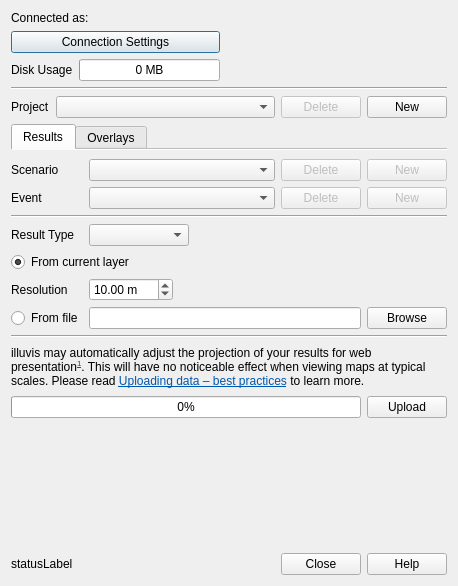
<?xml version="1.0" encoding="UTF-8"?>
<ui version="4.0">
 <class>Dialog</class>
 <widget class="QDialog" name="Dialog">
  <property name="windowModality">
   <enum>Qt::ApplicationModal</enum>
  </property>
  <property name="geometry">
   <rect>
    <x>0</x>
    <y>0</y>
    <width>458</width>
    <height>586</height>
   </rect>
  </property>
  <property name="windowTitle">
   <string>illuvis Uploader</string>
  </property>
  <property name="windowIcon">
   <iconset resource="resources.qrc">
    <normaloff>:/plugins/illuvis/illuvis_u_32w.png</normaloff>:/plugins/illuvis/illuvis_u_32w.png</iconset>
  </property>
  <property name="modal">
   <bool>true</bool>
  </property>
  <layout class="QVBoxLayout" name="verticalLayout">
   <item>
    <layout class="QGridLayout" name="gridLayout">
     <item row="3" column="0">
      <layout class="QHBoxLayout" name="horizontalLayout_3">
       <item>
        <widget class="QLabel" name="diskUsageLabel">
         <property name="text">
          <string>Disk Usage</string>
         </property>
        </widget>
       </item>
       <item>
        <widget class="QProgressBar" name="diskUseProgressBar">
         <property name="minimum">
          <number>0</number>
         </property>
         <property name="maximum">
          <number>500</number>
         </property>
         <property name="value">
          <number>0</number>
         </property>
         <property name="textVisible">
          <bool>true</bool>
         </property>
         <property name="format">
          <string>%v MB</string>
         </property>
        </widget>
       </item>
      </layout>
     </item>
     <item row="3" column="1">
      <spacer name="horizontalSpacer_2">
       <property name="orientation">
        <enum>Qt::Horizontal</enum>
       </property>
       <property name="sizeHint" stdset="0">
        <size>
         <width>40</width>
         <height>20</height>
        </size>
       </property>
      </spacer>
     </item>
     <item row="1" column="0" colspan="2">
      <widget class="QLabel" name="connectedAsLabel">
       <property name="text">
        <string>Connected as:</string>
       </property>
      </widget>
     </item>
     <item row="2" column="1">
      <spacer name="horizontalSpacer">
       <property name="orientation">
        <enum>Qt::Horizontal</enum>
       </property>
       <property name="sizeHint" stdset="0">
        <size>
         <width>40</width>
         <height>20</height>
        </size>
       </property>
      </spacer>
     </item>
     <item row="2" column="0">
      <widget class="QPushButton" name="connectionSettingsPushButton">
       <property name="sizePolicy">
        <sizepolicy hsizetype="Expanding" vsizetype="Fixed">
         <horstretch>0</horstretch>
         <verstretch>0</verstretch>
        </sizepolicy>
       </property>
       <property name="text">
        <string>Connection Settings</string>
       </property>
      </widget>
     </item>
     <item row="1" column="2" rowspan="3">
      <widget class="QLabel" name="iconLabel">
       <property name="sizePolicy">
        <sizepolicy hsizetype="Preferred" vsizetype="Fixed">
         <horstretch>0</horstretch>
         <verstretch>0</verstretch>
        </sizepolicy>
       </property>
       <property name="text">
        <string/>
       </property>
       <property name="pixmap">
        <pixmap resource="resources.qrc">:/plugins/illuvis/illuvis_logo_150w.png</pixmap>
       </property>
       <property name="scaledContents">
        <bool>false</bool>
       </property>
       <property name="alignment">
        <set>Qt::AlignBottom|Qt::AlignRight|Qt::AlignTrailing</set>
       </property>
      </widget>
     </item>
    </layout>
   </item>
   <item>
    <widget class="Line" name="line_2">
     <property name="orientation">
      <enum>Qt::Horizontal</enum>
     </property>
    </widget>
   </item>
   <item>
    <layout class="QHBoxLayout" name="horizontalLayout">
     <item>
      <widget class="QLabel" name="projectLabel">
       <property name="sizePolicy">
        <sizepolicy hsizetype="Fixed" vsizetype="Preferred">
         <horstretch>0</horstretch>
         <verstretch>0</verstretch>
        </sizepolicy>
       </property>
       <property name="text">
        <string>Project</string>
       </property>
      </widget>
     </item>
     <item>
      <widget class="QComboBox" name="projectComboBox">
       <property name="sizePolicy">
        <sizepolicy hsizetype="Expanding" vsizetype="Fixed">
         <horstretch>0</horstretch>
         <verstretch>0</verstretch>
        </sizepolicy>
       </property>
      </widget>
     </item>
     <item>
      <widget class="QPushButton" name="deleteProjectPushButton">
       <property name="enabled">
        <bool>false</bool>
       </property>
       <property name="sizePolicy">
        <sizepolicy hsizetype="Preferred" vsizetype="Fixed">
         <horstretch>0</horstretch>
         <verstretch>0</verstretch>
        </sizepolicy>
       </property>
       <property name="text">
        <string>Delete</string>
       </property>
      </widget>
     </item>
     <item>
      <widget class="QPushButton" name="newProjectPushButton">
       <property name="sizePolicy">
        <sizepolicy hsizetype="Preferred" vsizetype="Fixed">
         <horstretch>0</horstretch>
         <verstretch>0</verstretch>
        </sizepolicy>
       </property>
       <property name="minimumSize">
        <size>
         <width>0</width>
         <height>0</height>
        </size>
       </property>
       <property name="text">
        <string>New</string>
       </property>
      </widget>
     </item>
    </layout>
   </item>
   <item>
    <widget class="QTabWidget" name="tabWidget">
     <property name="currentIndex">
      <number>0</number>
     </property>
     <property name="documentMode">
      <bool>true</bool>
     </property>
     <widget class="QWidget" name="tab">
      <attribute name="title">
       <string>Results</string>
      </attribute>
      <layout class="QGridLayout" name="gridLayout_2">
       <property name="leftMargin">
        <number>0</number>
       </property>
       <property name="rightMargin">
        <number>0</number>
       </property>
       <item row="0" column="2">
        <widget class="QPushButton" name="deleteScenarioPushButton">
         <property name="enabled">
          <bool>false</bool>
         </property>
         <property name="sizePolicy">
          <sizepolicy hsizetype="Fixed" vsizetype="Fixed">
           <horstretch>0</horstretch>
           <verstretch>0</verstretch>
          </sizepolicy>
         </property>
         <property name="text">
          <string>Delete</string>
         </property>
        </widget>
       </item>
       <item row="1" column="0">
        <widget class="QLabel" name="eventLabel">
         <property name="sizePolicy">
          <sizepolicy hsizetype="Fixed" vsizetype="Preferred">
           <horstretch>0</horstretch>
           <verstretch>0</verstretch>
          </sizepolicy>
         </property>
         <property name="text">
          <string>Event</string>
         </property>
        </widget>
       </item>
       <item row="10" column="1" colspan="2">
        <widget class="QLineEdit" name="resultFileLineEdit"/>
       </item>
       <item row="5" column="0">
        <widget class="QLabel" name="resultTypeLabel">
         <property name="sizePolicy">
          <sizepolicy hsizetype="Fixed" vsizetype="Preferred">
           <horstretch>0</horstretch>
           <verstretch>0</verstretch>
          </sizepolicy>
         </property>
         <property name="text">
          <string>Result Type</string>
         </property>
        </widget>
       </item>
       <item row="1" column="1">
        <widget class="QComboBox" name="eventComboBox">
         <property name="sizePolicy">
          <sizepolicy hsizetype="Expanding" vsizetype="Fixed">
           <horstretch>0</horstretch>
           <verstretch>0</verstretch>
          </sizepolicy>
         </property>
        </widget>
       </item>
       <item row="2" column="0" colspan="4">
        <widget class="Line" name="line">
         <property name="orientation">
          <enum>Qt::Horizontal</enum>
         </property>
        </widget>
       </item>
       <item row="0" column="0">
        <widget class="QLabel" name="scenarioLabel">
         <property name="sizePolicy">
          <sizepolicy hsizetype="Fixed" vsizetype="Preferred">
           <horstretch>0</horstretch>
           <verstretch>0</verstretch>
          </sizepolicy>
         </property>
         <property name="text">
          <string>Scenario</string>
         </property>
        </widget>
       </item>
       <item row="15" column="3">
        <widget class="QPushButton" name="uploadPushButton">
         <property name="sizePolicy">
          <sizepolicy hsizetype="Preferred" vsizetype="Fixed">
           <horstretch>0</horstretch>
           <verstretch>0</verstretch>
          </sizepolicy>
         </property>
         <property name="text">
          <string>Upload</string>
         </property>
        </widget>
       </item>
       <item row="1" column="3">
        <widget class="QPushButton" name="newEventPushButton">
         <property name="enabled">
          <bool>false</bool>
         </property>
         <property name="sizePolicy">
          <sizepolicy hsizetype="Preferred" vsizetype="Fixed">
           <horstretch>0</horstretch>
           <verstretch>0</verstretch>
          </sizepolicy>
         </property>
         <property name="text">
          <string>New</string>
         </property>
        </widget>
       </item>
       <item row="0" column="1">
        <widget class="QComboBox" name="scenarioComboBox">
         <property name="sizePolicy">
          <sizepolicy hsizetype="Expanding" vsizetype="Fixed">
           <horstretch>0</horstretch>
           <verstretch>0</verstretch>
          </sizepolicy>
         </property>
        </widget>
       </item>
       <item row="0" column="3">
        <widget class="QPushButton" name="newScenarioPushButton">
         <property name="enabled">
          <bool>false</bool>
         </property>
         <property name="sizePolicy">
          <sizepolicy hsizetype="Preferred" vsizetype="Fixed">
           <horstretch>0</horstretch>
           <verstretch>0</verstretch>
          </sizepolicy>
         </property>
         <property name="text">
          <string>New</string>
         </property>
        </widget>
       </item>
       <item row="1" column="2">
        <widget class="QPushButton" name="deleteEventPushButton">
         <property name="enabled">
          <bool>false</bool>
         </property>
         <property name="sizePolicy">
          <sizepolicy hsizetype="Fixed" vsizetype="Fixed">
           <horstretch>0</horstretch>
           <verstretch>0</verstretch>
          </sizepolicy>
         </property>
         <property name="text">
          <string>Delete</string>
         </property>
        </widget>
       </item>
       <item row="15" column="0" colspan="3">
        <widget class="QProgressBar" name="progressBar">
         <property name="enabled">
          <bool>true</bool>
         </property>
         <property name="value">
          <number>0</number>
         </property>
         <property name="textVisible">
          <bool>true</bool>
         </property>
         <property name="invertedAppearance">
          <bool>false</bool>
         </property>
        </widget>
       </item>
       <item row="10" column="3">
        <widget class="QPushButton" name="browsePushButton">
         <property name="sizePolicy">
          <sizepolicy hsizetype="Preferred" vsizetype="Fixed">
           <horstretch>0</horstretch>
           <verstretch>0</verstretch>
          </sizepolicy>
         </property>
         <property name="text">
          <string>Browse</string>
         </property>
        </widget>
       </item>
       <item row="10" column="0">
        <widget class="QRadioButton" name="fromFileRadioButton">
         <property name="text">
          <string>From file</string>
         </property>
        </widget>
       </item>
       <item row="5" column="1">
        <widget class="QComboBox" name="resultTypeComboBox">
         <property name="sizePolicy">
          <sizepolicy hsizetype="Fixed" vsizetype="Fixed">
           <horstretch>0</horstretch>
           <verstretch>0</verstretch>
          </sizepolicy>
         </property>
         <property name="minimumSize">
          <size>
           <width>100</width>
           <height>0</height>
          </size>
         </property>
        </widget>
       </item>
       <item row="8" column="0">
        <widget class="QLabel" name="label_4">
         <property name="text">
          <string>Resolution</string>
         </property>
        </widget>
       </item>
       <item row="8" column="1">
        <widget class="QDoubleSpinBox" name="resolutionSpinBox">
         <property name="sizePolicy">
          <sizepolicy hsizetype="Fixed" vsizetype="Fixed">
           <horstretch>0</horstretch>
           <verstretch>0</verstretch>
          </sizepolicy>
         </property>
         <property name="suffix">
          <string> m</string>
         </property>
         <property name="maximum">
          <double>9999.989999999999782</double>
         </property>
         <property name="value">
          <double>10.000000000000000</double>
         </property>
        </widget>
       </item>
       <item row="7" column="0" colspan="4">
        <widget class="QRadioButton" name="fromCurrentRadioButton">
         <property name="text">
          <string>From current layer</string>
         </property>
         <property name="checked">
          <bool>true</bool>
         </property>
        </widget>
       </item>
       <item row="13" column="0" colspan="4">
        <widget class="Line" name="line_3">
         <property name="orientation">
          <enum>Qt::Horizontal</enum>
         </property>
        </widget>
       </item>
       <item row="14" column="0" colspan="4">
        <widget class="QLabel" name="labelInfo">
         <property name="text">
          <string>&lt;html&gt;&lt;head/&gt;&lt;body&gt;&lt;p&gt;illuvis may automatically adjust the projection of your results for web presentation&lt;a href=&quot;http://en.wikipedia.org/wiki/Web_Mercator&quot;&gt;&lt;span style=&quot; text-decoration: underline; color:#0057ae; vertical-align:super;&quot;&gt;1&lt;/span&gt;&lt;/a&gt;. This will have no noticeable effect when viewing maps at typical scales. Please read &lt;a href=&quot;https://www.illuvis.com/docs/uploading#best_practices&quot;&gt;&lt;span style=&quot; text-decoration: underline; color:#0057ae;&quot;&gt;Uploading data – best practices&lt;/span&gt;&lt;/a&gt; to learn more.&lt;/p&gt;&lt;/body&gt;&lt;/html&gt;</string>
         </property>
         <property name="wordWrap">
          <bool>true</bool>
         </property>
        </widget>
       </item>
      </layout>
      <zorder>uploadPushButton</zorder>
      <zorder>newEventPushButton</zorder>
      <zorder>newScenarioPushButton</zorder>
      <zorder>eventLabel</zorder>
      <zorder>eventComboBox</zorder>
      <zorder>deleteEventPushButton</zorder>
      <zorder>scenarioComboBox</zorder>
      <zorder>deleteScenarioPushButton</zorder>
      <zorder>scenarioLabel</zorder>
      <zorder>progressBar</zorder>
      <zorder>line</zorder>
      <zorder>resultFileLineEdit</zorder>
      <zorder>browsePushButton</zorder>
      <zorder>fromCurrentRadioButton</zorder>
      <zorder>fromFileRadioButton</zorder>
      <zorder>resultTypeLabel</zorder>
      <zorder>resultTypeComboBox</zorder>
      <zorder>label_4</zorder>
      <zorder>resolutionSpinBox</zorder>
      <zorder>line_3</zorder>
      <zorder>labelInfo</zorder>
     </widget>
     <widget class="QWidget" name="tab_2">
      <attribute name="title">
       <string>Overlays</string>
      </attribute>
      <layout class="QVBoxLayout" name="verticalLayout_2">
       <property name="leftMargin">
        <number>0</number>
       </property>
       <property name="rightMargin">
        <number>0</number>
       </property>
       <item>
        <layout class="QHBoxLayout" name="horizontalLayout_2">
         <item>
          <widget class="QComboBox" name="overlayComboBox">
           <property name="sizePolicy">
            <sizepolicy hsizetype="Expanding" vsizetype="Fixed">
             <horstretch>0</horstretch>
             <verstretch>0</verstretch>
            </sizepolicy>
           </property>
          </widget>
         </item>
         <item>
          <widget class="QPushButton" name="deleteOverlayPushButton">
           <property name="enabled">
            <bool>false</bool>
           </property>
           <property name="sizePolicy">
            <sizepolicy hsizetype="Preferred" vsizetype="Fixed">
             <horstretch>0</horstretch>
             <verstretch>0</verstretch>
            </sizepolicy>
           </property>
           <property name="text">
            <string>Delete</string>
           </property>
          </widget>
         </item>
         <item>
          <widget class="QPushButton" name="newOverlayPushButton">
           <property name="enabled">
            <bool>false</bool>
           </property>
           <property name="sizePolicy">
            <sizepolicy hsizetype="Preferred" vsizetype="Fixed">
             <horstretch>0</horstretch>
             <verstretch>0</verstretch>
            </sizepolicy>
           </property>
           <property name="text">
            <string>New</string>
           </property>
          </widget>
         </item>
        </layout>
       </item>
       <item>
        <spacer name="verticalSpacer_2">
         <property name="orientation">
          <enum>Qt::Vertical</enum>
         </property>
         <property name="sizeHint" stdset="0">
          <size>
           <width>20</width>
           <height>200</height>
          </size>
         </property>
        </spacer>
       </item>
      </layout>
     </widget>
    </widget>
   </item>
   <item>
    <spacer name="verticalSpacer_3">
     <property name="orientation">
      <enum>Qt::Vertical</enum>
     </property>
     <property name="sizeHint" stdset="0">
      <size>
       <width>5</width>
       <height>5</height>
      </size>
     </property>
    </spacer>
   </item>
   <item>
    <layout class="QHBoxLayout" name="horizontalLayout_4">
     <item>
      <widget class="QLabel" name="statusLabel">
       <property name="sizePolicy">
        <sizepolicy hsizetype="Expanding" vsizetype="Preferred">
         <horstretch>1</horstretch>
         <verstretch>0</verstretch>
        </sizepolicy>
       </property>
       <property name="text">
        <string>statusLabel</string>
       </property>
      </widget>
     </item>
     <item>
      <widget class="QDialogButtonBox" name="buttonBox">
       <property name="sizePolicy">
        <sizepolicy hsizetype="Preferred" vsizetype="Fixed">
         <horstretch>0</horstretch>
         <verstretch>0</verstretch>
        </sizepolicy>
       </property>
       <property name="standardButtons">
        <set>QDialogButtonBox::Close|QDialogButtonBox::Help</set>
       </property>
      </widget>
     </item>
    </layout>
   </item>
  </layout>
 </widget>
 <tabstops>
  <tabstop>connectionSettingsPushButton</tabstop>
  <tabstop>projectComboBox</tabstop>
  <tabstop>deleteProjectPushButton</tabstop>
  <tabstop>newProjectPushButton</tabstop>
  <tabstop>tabWidget</tabstop>
  <tabstop>scenarioComboBox</tabstop>
  <tabstop>deleteScenarioPushButton</tabstop>
  <tabstop>newScenarioPushButton</tabstop>
  <tabstop>eventComboBox</tabstop>
  <tabstop>deleteEventPushButton</tabstop>
  <tabstop>newEventPushButton</tabstop>
  <tabstop>resultTypeComboBox</tabstop>
  <tabstop>fromCurrentRadioButton</tabstop>
  <tabstop>resolutionSpinBox</tabstop>
  <tabstop>fromFileRadioButton</tabstop>
  <tabstop>resultFileLineEdit</tabstop>
  <tabstop>browsePushButton</tabstop>
  <tabstop>uploadPushButton</tabstop>
  <tabstop>overlayComboBox</tabstop>
  <tabstop>deleteOverlayPushButton</tabstop>
  <tabstop>newOverlayPushButton</tabstop>
  <tabstop>buttonBox</tabstop>
 </tabstops>
 <resources>
  <include location="resources.qrc"/>
 </resources>
 <connections>
  <connection>
   <sender>buttonBox</sender>
   <signal>rejected()</signal>
   <receiver>Dialog</receiver>
   <slot>reject()</slot>
   <hints>
    <hint type="sourcelabel">
     <x>489</x>
     <y>318</y>
    </hint>
    <hint type="destinationlabel">
     <x>308</x>
     <y>253</y>
    </hint>
   </hints>
  </connection>
  <connection>
   <sender>uploadPushButton</sender>
   <signal>clicked()</signal>
   <receiver>Dialog</receiver>
   <slot>accept()</slot>
   <hints>
    <hint type="sourcelabel">
     <x>489</x>
     <y>277</y>
    </hint>
    <hint type="destinationlabel">
     <x>448</x>
     <y>101</y>
    </hint>
   </hints>
  </connection>
  <connection>
   <sender>browsePushButton</sender>
   <signal>clicked()</signal>
   <receiver>Dialog</receiver>
   <slot>browseForFile()</slot>
   <hints>
    <hint type="sourcelabel">
     <x>489</x>
     <y>248</y>
    </hint>
    <hint type="destinationlabel">
     <x>328</x>
     <y>87</y>
    </hint>
   </hints>
  </connection>
  <connection>
   <sender>connectionSettingsPushButton</sender>
   <signal>clicked()</signal>
   <receiver>Dialog</receiver>
   <slot>connectionSettingsButtonPressed()</slot>
   <hints>
    <hint type="sourcelabel">
     <x>109</x>
     <y>74</y>
    </hint>
    <hint type="destinationlabel">
     <x>142</x>
     <y>39</y>
    </hint>
   </hints>
  </connection>
  <connection>
   <sender>scenarioComboBox</sender>
   <signal>currentIndexChanged(int)</signal>
   <receiver>Dialog</receiver>
   <slot>refreshEvents()</slot>
   <hints>
    <hint type="sourcelabel">
     <x>236</x>
     <y>136</y>
    </hint>
    <hint type="destinationlabel">
     <x>52</x>
     <y>159</y>
    </hint>
   </hints>
  </connection>
  <connection>
   <sender>newProjectPushButton</sender>
   <signal>clicked()</signal>
   <receiver>Dialog</receiver>
   <slot>newProjectPushButtonPressed()</slot>
   <hints>
    <hint type="sourcelabel">
     <x>489</x>
     <y>110</y>
    </hint>
    <hint type="destinationlabel">
     <x>23</x>
     <y>16</y>
    </hint>
   </hints>
  </connection>
  <connection>
   <sender>newScenarioPushButton</sender>
   <signal>clicked()</signal>
   <receiver>Dialog</receiver>
   <slot>newScenarioPushButtonPressed()</slot>
   <hints>
    <hint type="sourcelabel">
     <x>489</x>
     <y>137</y>
    </hint>
    <hint type="destinationlabel">
     <x>74</x>
     <y>33</y>
    </hint>
   </hints>
  </connection>
  <connection>
   <sender>newEventPushButton</sender>
   <signal>clicked()</signal>
   <receiver>Dialog</receiver>
   <slot>newEventPushButtonPressed()</slot>
   <hints>
    <hint type="sourcelabel">
     <x>489</x>
     <y>165</y>
    </hint>
    <hint type="destinationlabel">
     <x>182</x>
     <y>51</y>
    </hint>
   </hints>
  </connection>
  <connection>
   <sender>deleteProjectPushButton</sender>
   <signal>clicked()</signal>
   <receiver>Dialog</receiver>
   <slot>deleteProjectPushButtonPressed()</slot>
   <hints>
    <hint type="sourcelabel">
     <x>408</x>
     <y>110</y>
    </hint>
    <hint type="destinationlabel">
     <x>72</x>
     <y>11</y>
    </hint>
   </hints>
  </connection>
  <connection>
   <sender>deleteScenarioPushButton</sender>
   <signal>clicked()</signal>
   <receiver>Dialog</receiver>
   <slot>deleteScenarioPushButtonPressed()</slot>
   <hints>
    <hint type="sourcelabel">
     <x>408</x>
     <y>137</y>
    </hint>
    <hint type="destinationlabel">
     <x>196</x>
     <y>22</y>
    </hint>
   </hints>
  </connection>
  <connection>
   <sender>deleteEventPushButton</sender>
   <signal>clicked()</signal>
   <receiver>Dialog</receiver>
   <slot>deleteEventPushButtonPressed()</slot>
   <hints>
    <hint type="sourcelabel">
     <x>408</x>
     <y>165</y>
    </hint>
    <hint type="destinationlabel">
     <x>55</x>
     <y>125</y>
    </hint>
   </hints>
  </connection>
  <connection>
   <sender>buttonBox</sender>
   <signal>helpRequested()</signal>
   <receiver>Dialog</receiver>
   <slot>helpPressed()</slot>
   <hints>
    <hint type="sourcelabel">
     <x>489</x>
     <y>318</y>
    </hint>
    <hint type="destinationlabel">
     <x>375</x>
     <y>7</y>
    </hint>
   </hints>
  </connection>
  <connection>
   <sender>newOverlayPushButton</sender>
   <signal>clicked()</signal>
   <receiver>Dialog</receiver>
   <slot>newOverlayPushButtonPressed()</slot>
   <hints>
    <hint type="sourcelabel">
     <x>469</x>
     <y>192</y>
    </hint>
    <hint type="destinationlabel">
     <x>462</x>
     <y>87</y>
    </hint>
   </hints>
  </connection>
  <connection>
   <sender>projectComboBox</sender>
   <signal>currentIndexChanged(int)</signal>
   <receiver>Dialog</receiver>
   <slot>projectComboBoxChanged()</slot>
   <hints>
    <hint type="sourcelabel">
     <x>179</x>
     <y>102</y>
    </hint>
    <hint type="destinationlabel">
     <x>220</x>
     <y>80</y>
    </hint>
   </hints>
  </connection>
  <connection>
   <sender>deleteOverlayPushButton</sender>
   <signal>clicked()</signal>
   <receiver>Dialog</receiver>
   <slot>deleteOverlayPushButtonPressed()</slot>
   <hints>
    <hint type="sourcelabel">
     <x>366</x>
     <y>203</y>
    </hint>
    <hint type="destinationlabel">
     <x>342</x>
     <y>184</y>
    </hint>
   </hints>
  </connection>
 </connections>
 <slots>
  <slot>browseForFile()</slot>
  <slot>connectionSettingsButtonPressed()</slot>
  <slot>refreshScenarios()</slot>
  <slot>refreshEvents()</slot>
  <slot>newProjectPushButtonPressed()</slot>
  <slot>newScenarioPushButtonPressed()</slot>
  <slot>newEventPushButtonPressed()</slot>
  <slot>deleteProjectPushButtonPressed()</slot>
  <slot>deleteScenarioPushButtonPressed()</slot>
  <slot>deleteEventPushButtonPressed()</slot>
  <slot>helpPressed()</slot>
  <slot>newOverlayPushButtonPressed()</slot>
  <slot>projectComboBoxChanged()</slot>
  <slot>deleteOverlayPushButtonPressed()</slot>
 </slots>
</ui>
